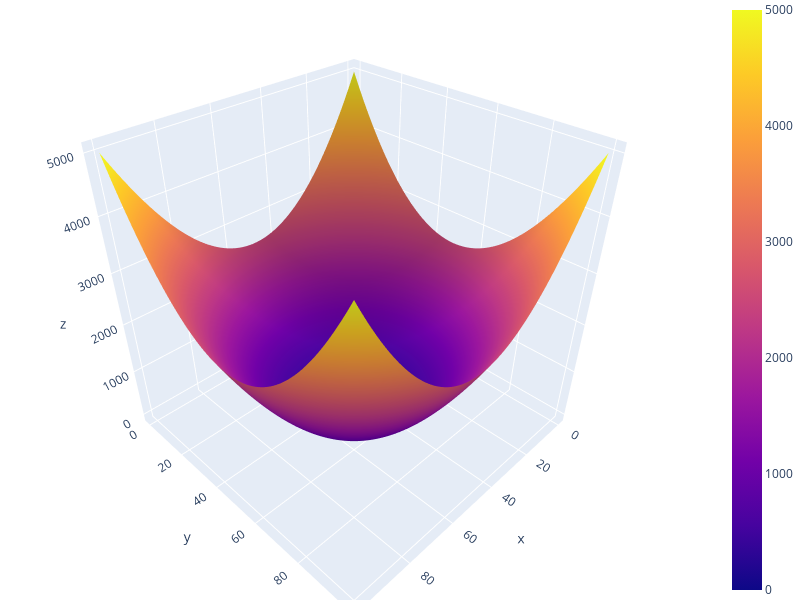

Source (notebook cell):
### Code cell
# f = lambda x, y: (x - 50)**2 + (y - 50)**2

# также возможно, но медленнее:
# z = np.array([[int(f.subs({x: i, y: j})) for i in range(101)]
#               for j in range(101)])

f = sym.lambdify([x, y], f)
z = np.array([[f(i, j) for i in range(101)] for j in range(101)])
fig = go.Figure(data=[go.Surface(z=z)])
fig.update_layout(width=800, height=600, margin=dict.fromkeys('lrtb', 0))
fig.show()

### Figure 1 — Plotly figure (JSON) as saved in the notebook; plotly's stock layout.template omitted (floating-point values rounded to 4 significant figures; data arrays with more than 128 entries replaced by an {"elided": "..."} marker saying what was removed)
{"data": [{"type": "surface", "z": {"elided": "101x101 int values"}}], "layout": {"height": 600, "margin": {"b": 0, "l": 0, "r": 0, "t": 0}, "width": 800}}
